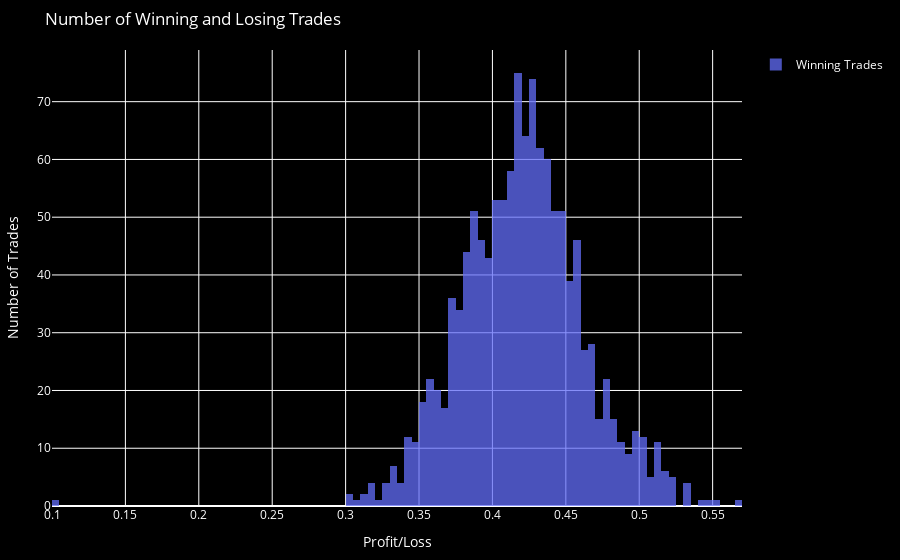
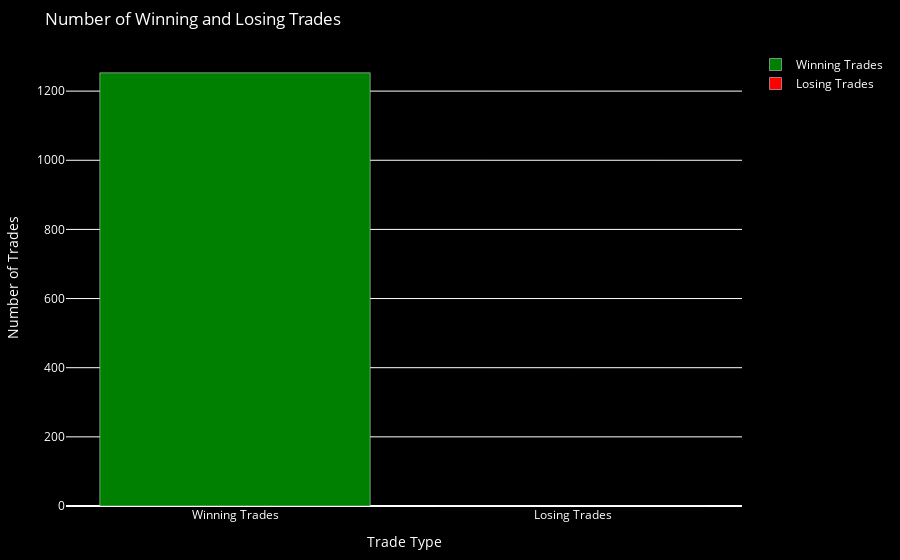

Write notebook code for charts like these, in order.
### Markdown cell above
# **BackTest + Trade Visualizer + RSI (Maverick Crash 1000/500/300)**

### Code cell
def backtest_strategy(df, lot_size=0.2):
    trades = []
    in_trade = False

    for i in range(3, len(df)):
        current_bar = df.iloc[i]
        previous_bar = df.iloc[i - 1]
        confirmation_bar = df.iloc[i - 2]

        # Check for buy conditions
        if current_bar["rsi"] < 30 and confirmation_bar["close"] < confirmation_bar["open"] \
                and previous_bar["close"] > previous_bar["open"] \
                and current_bar["close"] > current_bar["open"]:
            
            if not in_trade:
                # Open a buy trade
                trade = {"entry_time": current_bar.name, "entry_price": current_bar["open"], "trade_type": "BUY"}
                trades.append(trade)
                in_trade = True

        # Check for trade closing condition
        if in_trade:
            if current_bar["close"] > current_bar["open"]:
                # Close the trade
                trades[-1]["exit_time"] = current_bar.name
                trades[-1]["exit_price"] = current_bar["close"]
                trades[-1]["pnl"] = trades[-1]["exit_price"] - trades[-1]["entry_price"]
                trades[-1]["pnl"] *= lot_size
                in_trade = False

    return trades

from plotly.subplots import make_subplots

def plot_trades(df, trades):
    fig = go.Figure(data=[go.Candlestick(x=df.index,
                                        open=df['open'],
                                        high=df['high'],
                                        low=df['low'],
                                        close=df['close'],
                                        increasing_line_color='orange',
                                        decreasing_line_color='green',
                                        line_width=1)])

    entry_exit_traces = []  # Store entry and exit traces separately

    for trade in trades:
        entry_time = trade["entry_time"]
        entry_price = trade["entry_price"]
        exit_time = trade["exit_time"]
        exit_price = trade["exit_price"]

        entry_trace = go.Scatter(x=[entry_time], y=[entry_price],
                                 mode='markers',
                                 marker=dict(size=10, symbol='triangle-up', color='orange'))
        
        exit_trace = go.Scatter(x=[exit_time], y=[exit_price],
                                mode='markers',
                                marker=dict(size=10, symbol='triangle-down', color='green'))

        entry_exit_traces.append(entry_trace)
        entry_exit_traces.append(exit_trace)

    # Calculate RSI levels
    rsi_levels = df['rsi']
    rsi_oversold = [30] * len(df)
    rsi_overbought = [70] * len(df)

    # Create a subplot with shared x-axis
    subplot_fig = make_subplots(rows=2, cols=1, shared_xaxes=True, vertical_spacing=0.05)

    # Add candlestick chart to the first subplot
    subplot_fig.add_trace(go.Candlestick(x=df.index,
                                          open=df['open'],
                                          high=df['high'],
                                          low=df['low'],
                                          close=df['close'],
                                          increasing_line_color='orange',
                                          decreasing_line_color='green',
                                          line_width=1), row=1, col=1)

    # Add entry and exit traces to the first subplot
    for trace in entry_exit_traces:
        subplot_fig.add_trace(trace, row=1, col=1)

    # Add RSI plot to the second subplot
    subplot_fig.add_trace(go.Scatter(x=df.index, y=rsi_levels, name='RSI', line=dict(color='blue')), row=2, col=1)
    subplot_fig.add_trace(go.Scatter(x=df.index, y=rsi_oversold, name='Oversold', line=dict(color='red', dash='dash')), row=2, col=1)
    subplot_fig.add_trace(go.Scatter(x=df.index, y=rsi_overbought, name='Overbought', line=dict(color='green', dash='dash')), row=2, col=1)

    # Update layout of the subplots
    subplot_fig.update_layout(
        title="Backtest Trades with RSI",
        xaxis_title="Time",
        height=800,  # Set the height of the entire plot
        xaxis_rangeslider_visible=False,
        plot_bgcolor='black',
        paper_bgcolor='black',
        font=dict(color='white'),
        showlegend=True,
        autosize=True,
        margin=dict(l=50, r=50, t=50, b=50),
        xaxis_showgrid=False,
        yaxis_showgrid=False,
    )

    subplot_fig.show()

def plot_histogram(trades):
    pnl_values = [trade.get('pnl', 0) for trade in trades]

    # Filter out zero values (trades that didn't close)
    pnl_values = [pnl for pnl in pnl_values if pnl != 0]

    winning_trades = [pnl for pnl in pnl_values if pnl > 0]
    losing_trades = [pnl for pnl in pnl_values if pnl < 0]

    fig = go.Figure()

    fig.add_trace(go.Histogram(x=winning_trades, opacity=0.75, name="Winning Trades"))
    fig.add_trace(go.Histogram(x=losing_trades, opacity=0.75, name="Losing Trades"))

    fig.update_layout(
        title="Number of Winning and Losing Trades",
        xaxis_title="Profit/Loss",
        yaxis_title="Number of Trades",
        plot_bgcolor='black',
        paper_bgcolor='black',
        font=dict(color='white'),
        showlegend=True,
        autosize=True,
        margin=dict(l=50, r=50, t=50, b=50),
        xaxis_showgrid=True,
        yaxis_showgrid=True,
    )

    fig.update_layout(barmode='overlay')

    fig.show()

def plot_total(trades):
    pnl_values = [trade.get('pnl', 0) for trade in trades]

    # Filter out zero values (trades that didn't close)
    pnl_values = [pnl for pnl in pnl_values if pnl != 0]

    winning_trades = [pnl for pnl in pnl_values if pnl > 0]
    losing_trades = [pnl for pnl in pnl_values if pnl < 0]

    total_winning_trades = len(winning_trades)
    total_losing_trades = len(losing_trades)

    fig = go.Figure()

    fig.add_trace(go.Bar(x=["Winning Trades"], y=[total_winning_trades], name="Winning Trades", marker_color='green'))
    fig.add_trace(go.Bar(x=["Losing Trades"], y=[total_losing_trades], name="Losing Trades", marker_color='red'))

    fig.update_layout(
        title="Number of Winning and Losing Trades",
        xaxis_title="Trade Type",
        yaxis_title="Number of Trades",
        plot_bgcolor='black',
        paper_bgcolor='black',
        font=dict(color='white'),
        showlegend=True,
        autosize=True,
        margin=dict(l=50, r=50, t=50, b=50),
        xaxis_showgrid=False,
        yaxis_showgrid=True,
    )

    fig.show()

if __name__ == "__main__":
    symbol = "Crash 1000 Index"
    timeframe = mt5.TIMEFRAME_M1
    lot_size = 1.0
    period = 7.0

    # Specify the date range for historical data (adjust as needed)
    start_date = datetime(2023, 7, 16)
    end_date = datetime.now()
    #end_date = datetime(2023, 8, 16)
    # Step 1: Load historical data within the specified date range
    df = get_historical_data(symbol, timeframe, start_date, end_date)

    # Step 2: Calculate RSI
    calculate_rsi(df, period)

    # Step 3: Backtest the strategy
    trades = backtest_strategy(df, lot_size)

    # Step 4: Print the backtest results
    total_pnl = 0
    for trade in trades:
        print(f"Trade Type: {trade['trade_type']}")
        print(f"Entry Time: {trade['entry_time']}, Entry Price: {trade['entry_price']}")
        print(f"Exit Time: {trade['exit_time']}, Exit Price: {trade['exit_price']}")
        print(f"Profit/Loss: {trade['pnl']:.2f}\n")
        total_pnl += trade['pnl']

    print(f"Total Profit/Loss: {total_pnl:.2f}")
    print(f"Total Trades: {len(trades)}")

    # Step 5: Plot the trades
    plot_histogram(trades)
    plot_total(trades)
    #plot_trades(df, trades)

### Figure 1 — Plotly figure (JSON) as saved in the notebook; plotly's stock layout.template omitted (floating-point values rounded to 4 significant figures; data arrays with more than 128 entries replaced by an {"elided": "..."} marker saying what was removed)
{"data": [{"name": "Winning Trades", "opacity": 0.75, "type": "histogram", "x": {"elided": "1253 float values"}}, {"name": "Losing Trades", "opacity": 0.75, "type": "histogram", "x": []}], "layout": {"autosize": true, "barmode": "overlay", "font": {"color": "white"}, "margin": {"b": 50, "l": 50, "r": 50, "t": 50}, "paper_bgcolor": "black", "plot_bgcolor": "black", "showlegend": true, "title": {"text": "Number of Winning and Losing Trades"}, "xaxis": {"showgrid": true, "title": {"text": "Profit/Loss"}}, "yaxis": {"showgrid": true, "title": {"text": "Number of Trades"}}}}

### Figure 2 — Plotly figure (JSON) as saved in the notebook; plotly's stock layout.template omitted (floating-point values rounded to 4 significant figures)
{"data": [{"marker": {"color": "green"}, "name": "Winning Trades", "type": "bar", "x": ["Winning Trades"], "y": [1253]}, {"marker": {"color": "red"}, "name": "Losing Trades", "type": "bar", "x": ["Losing Trades"], "y": [0]}], "layout": {"autosize": true, "font": {"color": "white"}, "margin": {"b": 50, "l": 50, "r": 50, "t": 50}, "paper_bgcolor": "black", "plot_bgcolor": "black", "showlegend": true, "title": {"text": "Number of Winning and Losing Trades"}, "xaxis": {"showgrid": false, "title": {"text": "Trade Type"}}, "yaxis": {"showgrid": true, "title": {"text": "Number of Trades"}}}}
